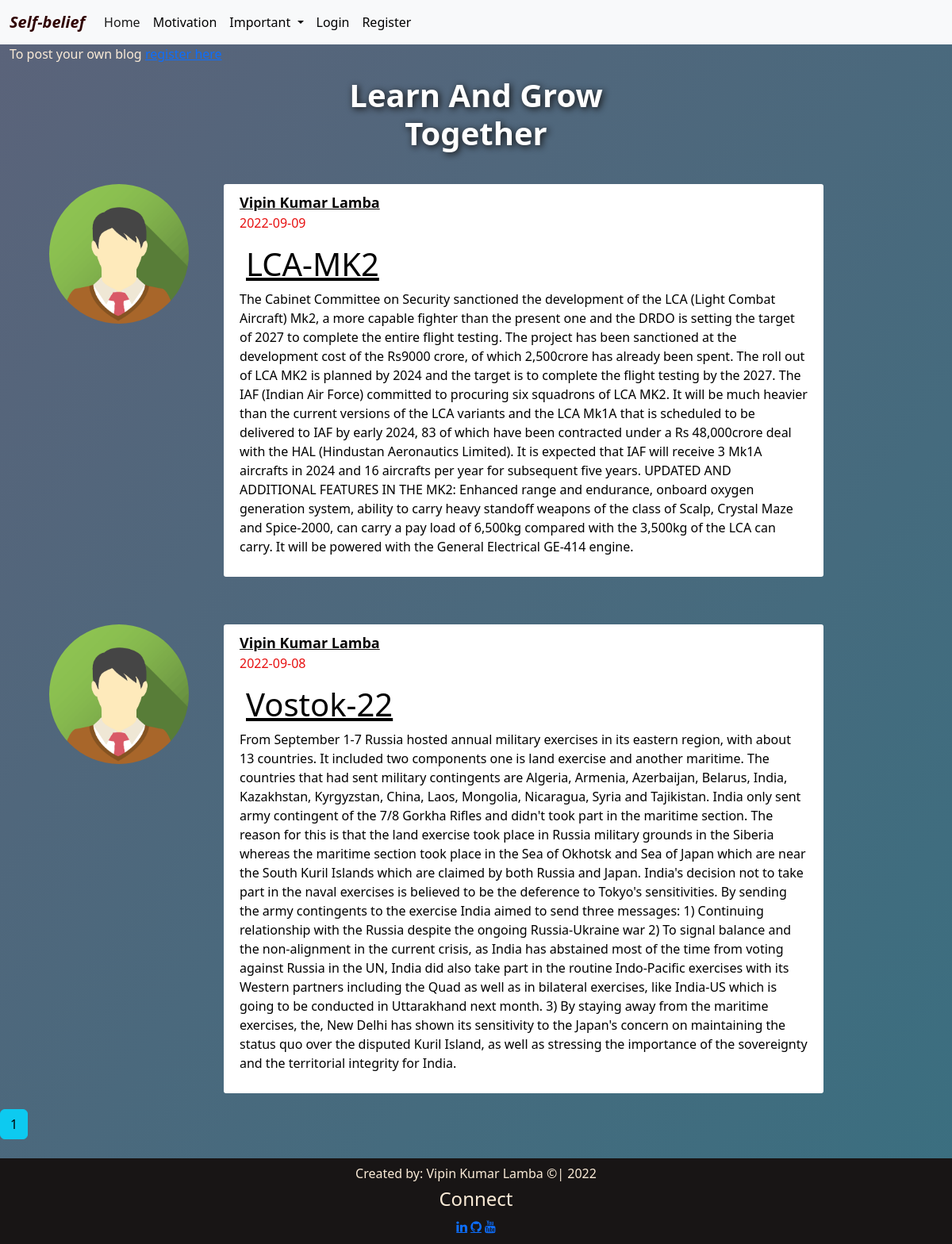
The page /candidates on the database its author committed.
### first_web/model.py (models this page shows, shortened)
class Post(db.Model):
    id= db.Column(db.Integer, primary_key=True)
    title= db.Column(db.String(20), nullable=False)
    content= db.Column(db.Text, nullable=False)
    date_posted= db.Column(db.DateTime, nullable=False, default=datetime.utcnow)
    user_id = db.Column(db.Integer, db.ForeignKey('user.id'), nullable=False)

class User(db.Model, UserMixin):
    id= db.Column(db.Integer, primary_key= True)
    username= db.Column(db.String(20), unique=True, nullable=False)
    email= db.Column(db.String(120), nullable=False, unique=True)
    image_file= db.Column(db.String(20), nullable=False, default='default.png')
    password= db.Column(db.String(60), nullable=False, unique=True)
    posts= db.relationship('Post', backref='author', lazy=True)

### first_web/routes.py (the view)
@app.route("/candidates")
def candidates():
    page= request.args.get('page', 1, type=int)
    posts= Post.query.order_by(Post.date_posted.desc()).paginate(page=page, per_page=10)
    return render_template('candidates.html', title='Aspirants Section', posts=posts)

### first_web/templates/candidates.html (shortened to what this page needs)
{% extends 'layout.html' %}
{% block content %}
<div class="container-fluid">
  <div class="row" style="align-items: center;">
    <p>To post your own blog <a href="{{ url_for('register') }}"> register here</a></p>
  </div>
</div>
<h1 class="display-6" style="text-align: center; color: white; font-weight: bolder; margin-bottom: 40px; text-shadow: 2px 2px 8px #111010; animation: fadeIn 5s;">Learn And Grow <br> Together</h1>
    {% for post in posts.items %}
    <div class="container-fluid" style="margin-top: 40px; ">
        <div class="row">
            <div class="col-2" style="margin-left: 50px; margin-bottom: 10px;">
                <img class="rounded-circle article-img" src="{{url_for('static', filename='profile_images/' + post.author.image_file) }}" alt="" style="width: 100%; height: auto;">
            </div>
            <div class="col-sm-8">
                <article class="media content-section" style="background: white;" >
                    <div class="media-body" style="background: white;">
                      <div class="article-metadata">
                        <a class="mr-2" href="{{ url_for('user_posts', username=post.author.username) }}" style="color: rgb(8, 6, 6); font-size: large; font-weight: bolder;">{{ post.author.username }}</a>
                        <p  style="color: rgb(231, 16, 16);">{{ post.date_posted.strftime('%Y-%m-%d') }}</p>
                      </div>
                      <h2 class="display-6"><a class="article-title" href="{{ url_for('post', post_id=post.id) }}"  style="color: rgb(3, 3, 3); margin-left: 8px;">{{ post.title }}</a></h2>
                      <p class="article-content" style="background-color: white; color:rgb(0, 0, 0)">{{ post.content }}</p>
                    </div>
                  </article>
            </div>
        </div>
    </div>
    {% endfor %}
    {% for page_num in posts.iter_pages(left_edge=1, right_edge=1, left_current=1, right_current=2) %}
      {% if page_num %}
      {% if posts.page ==page_num %}
        <a class="btn btn-info mb-4" href="{{ url_for('candidates', page= page_num) }}">{{ page_num }}</a>
        {% else %}
        <a class="btn btn-outline-info mb-4" href="{{ url_for('candidates', page= page_num) }}">{{ page_num }}</a>
        {% endif %}
      {% else %}
        ...
      {% endif %}
    {% endfor %}
{% endblock content %}

### first_web/templates/layout.html (shortened to what this page needs)
<!DOCTYPE html>
<html lang="en">
  <head>
    <link
      href="https://cdn.jsdelivr.net/npm/bootstrap@5.2.0/dist/css/bootstrap.min.css"
      rel="stylesheet"
    />
    <link
      rel="stylesheet"
      href="https://cdnjs.cloudflare.com/ajax/libs/font-awesome/4.7.0/css/font-awesome.min.css"
    />
    <link rel="stylesheet" href="{{ url_for('static', filename='main.css') }}" />
  </head>
  <body class="d-flex flex-column min-vh-100">
    <nav class="navbar navbar-expand-lg bg-light">
      <div class="container-fluid">
        <a class="navbar-brand" id="self_belief"
          ><strong>Self-belief</strong></a
        >
        <div class="collapse navbar-collapse" id="navbarNavDropdown">
          <ul class="navbar-nav">
            <li class="nav-item">
              <a
                class="nav-link active"
                aria-current="page"
                href="{{ url_for('home') }}"
                >Home</a
              >
            </li>
            <li class="nav-item">
              <a class="nav-link" href="{{ url_for('motivation') }}">Motivation</a>
            </li>
            <li class="nav-item dropdown">
              <a
                class="nav-link dropdown-toggle"
                href="#"
                role="button"
                data-bs-toggle="dropdown"
                aria-expanded="false"
              >
                Important
              </a>
            </li>
          </ul>
          <div class="navbar-nav">
            {% if current_user.is_authenticated %}
            <a class="nav-item nav-link" href="{{ url_for('new_post') }}">New Post</a>
            <a class="nav-item nav-link" href="{{ url_for('account') }}">Account</a>
            <a class="nav-item nav-link" href="{{ url_for('logout') }}">Logout</a>
            {% else %}
            <a class="nav-item nav-link" href="{{ url_for('login') }}">Login</a>
            <a class="nav-item nav-link" href="{{ url_for('register') }}"
              >Register</a
            >
            {% endif %}
          </div>
        </div>
      </div>
    </nav>
    <main>
    {% block content %}
    {% endblock content %}
  </main>
    <footer class=" container-fluid text-center mt-auto">
      <div class="row">
          <h2 style="font-size: 1rem;">Created by: Vipin Kumar Lamba &copy;| 2022</h2>
      </div>
      <div class="row">
        <div class="col-sm-12">
          <h4>Connect</h4>
          <a
          href="https://www.linkedin.com/in/vipin-kumar-382923248/" target="_blank" class="fa fa-linkedin"></a>
          <a href="https://github.com/vipinkumar66" target="_blank" class="fa fa-github"></a>
          <a
          href="https://www.youtube.com/channel/UCvSeIylWNRHZLP6rTdsCnNA" target="_blank" class="fa fa-youtube"></a>
        </div>
      </div>
    </footer>
  </body>
</html>

### first_web/static/main.css (style rules this page uses)
body { margin: 0; background: linear-gradient(to bottom right, rgb(91, 99, 122), rgb(58, 111, 128)); color: antiquewhite; }
footer { margin-top: auto; background: rgb(24, 21, 21); padding: 10px; }
#self_belief { color: rgb(48, 3, 3); font-style: italic; }
.nav-link { color: black; }
.content-section { background: linear-gradient(to bottom right, rgb(91, 99, 122), rgb(58, 111, 128)); padding: 10px 20px; border-radius: 3px; margin-bottom: 20px; margin-left: 20px; }

### rows shown on the page
Post: image_file (placeholder picture), author.username "Vipin Kumar Lamba", date_posted "2022-09-09", title "LCA-MK2", content "The Cabinet Committee on Security sanctioned the development of the LCA (Light Combat Aircraft) Mk2, a more capable fighter than the present one and the DRDO is setting the target of 2027 to complete the entire flight testing. The project has been sanctioned at the development cost of the Rs9000 crore, of which 2,500crore has already been spent. The roll out of LCA MK2 is planned by 2024 and the target is to complete the flight testing by the 2027. The IAF (Indian Air Force) committed to procuring six squadrons of LCA MK2. It will be much heavier than the current versions of the LCA variants and the LCA Mk1A that is scheduled to be delivered to IAF by early 2024, 83 of which have been…"
Post: image_file (placeholder picture), author.username "Vipin Kumar Lamba", date_posted "2022-09-08", title "Vostok-22", content "From September 1-7 Russia hosted annual military exercises in its eastern region, with about 13 countries. It included two components one is land exercise and another maritime. The countries that had sent military contingents are Algeria, Armenia, Azerbaijan, Belarus, India, Kazakhstan, Kyrgyzstan, China, Laos, Mongolia, Nicaragua, Syria and Tajikistan. India only sent army contingent of the 7/8 Gorkha Rifles and didn't took part in the maritime section. The reason for this is that the land exercise took place in Russia military grounds in the Siberia whereas the maritime section took place in the Sea of Okhotsk and Sea of Japan which are near the South Kuril Islands which are claimed by…"

### other values the page prints
{{ page_num }} "1"
